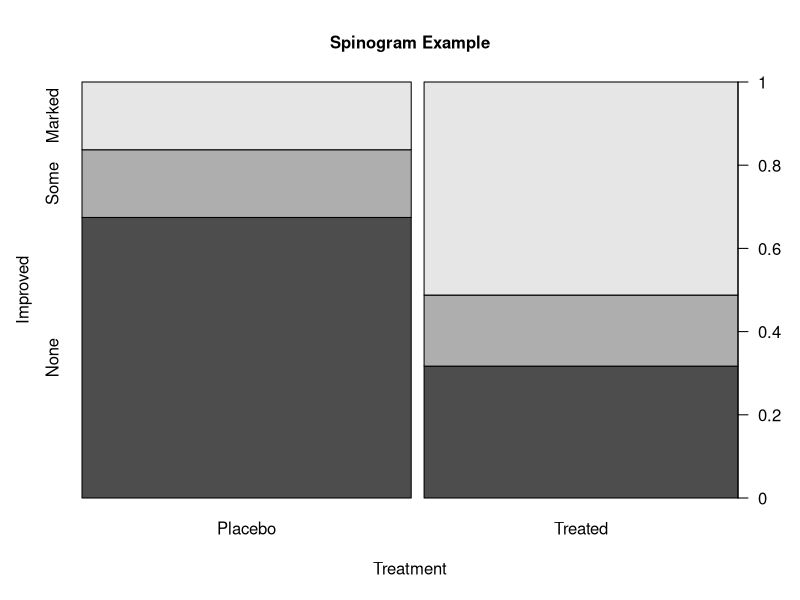
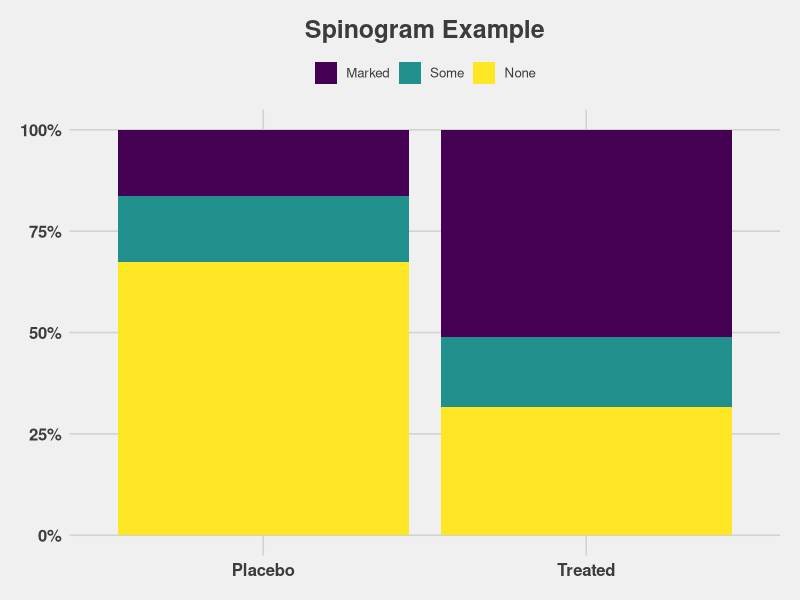

Recreate these plots in R, in order.
library(vcd)

attach(Arthritis)
counts <- table(Treatment, Improved)
spine(counts, main = "Spinogram Example")
detach(Arthritis)

# ggplot
library(ggplot2)
library(data.table)
library(ggthemes)

theme_set(theme_fivethirtyeight())

# Theme Overrides
theme_update(plot.title = element_text(hjust = 0.5),
             axis.text.x = element_text(face = "bold", size = 12),
             axis.text.y = element_text(face = "bold", size = 12),
             legend.position = "top", legend.title = element_blank())

# Spinogram needs 
data <- as.data.table(Arthritis)

# summarize the data pre-plot
data.summary <- data[, .(Count = .N), by = list(Treatment, Improved)][,
	Pct := Count / sum(Count), by = list(Treatment)]

# re-order the factors for stacking display
data.summary$Improved <- factor(data.summary$Improved, levels = rev(levels(data.summary$Improved)))

# final result
ggplot(data.summary, aes(x = Treatment, y = Pct, fill = Improved)) +
	geom_bar(stat = "identity") +
	scale_y_continuous(labels = scales::percent) +
	labs(title = "Spinogram Example")